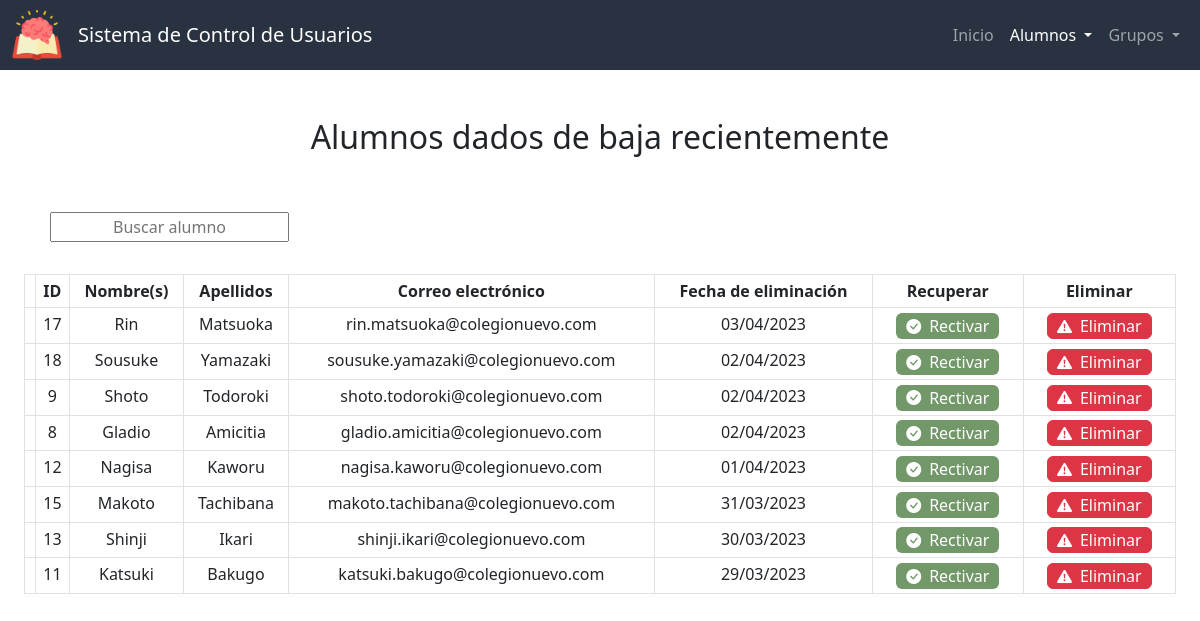
The page /bajas_alumnos on the database as committed earlier.
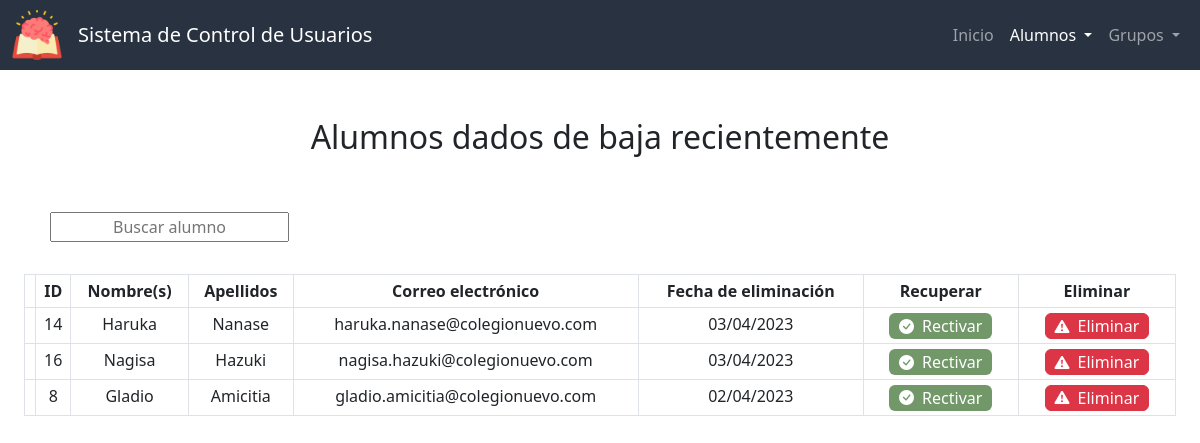
The same page on the database as committed later.
### app.py (models this page shows, shortened)
class Alumnos(db.Model):
    id = db.Column(db.Integer, primary_key=True)
    nombre = db.Column(db.String(50), nullable=False)
    apellidos = db.Column(db.String(50), nullable=False)
    correo = db.Column(db.String(50), nullable=False, unique=True)
    estado = db.Column(db.Integer, nullable=False, default=0) # 0 - activo, 1 - suspendido, 2 - baja
    fecha_de_creacion = db.Column(db.DateTime, nullable=False, default=datetime.now)

### app.py (the view)
@app.route("/bajas_alumnos")
def bajas_alumnos():
    subconsulta = db.session.query(CambiosEstado.id_alumno, db.func.max(CambiosEstado.fecha).label('max_fecha'))\
                        .filter(CambiosEstado.estado_nuevo == 2)\
                        .group_by(CambiosEstado.id_alumno)\
                        .subquery()
    lista = db.session.query(Alumnos, CambiosEstado.fecha.label('fecha_de_eliminacion'))\
                  .join(subconsulta, Alumnos.id == subconsulta.c.id_alumno)\
                  .join(CambiosEstado, db.and_(CambiosEstado.id_alumno == subconsulta.c.id_alumno, CambiosEstado.fecha == subconsulta.c.max_fecha))\
                  .filter(Alumnos.estado == 2)\
                  .order_by(subconsulta.c.max_fecha.desc())\
                  .all()
    return render_template("bajas_alumnos.html", active="Bajas alumnos", lista=lista)

### templates/bajas_alumnos.html (shortened to what this page needs)
{% extends "layout.html" %}
{% block scripts %}
    <link href="https://unpkg.com/bootstrap-table@1.21.3/dist/bootstrap-table.min.css" rel="stylesheet">
{% endblock %}
{% block main %}
    <h2 class="mb-5">Alumnos dados de baja recientemente</h2>
    <div class="container-sm text-start">
        <div class="d-flex justify-content-between">
            <div class="p-2">
                <input autocomplete="off" autofocus id="buscar" placeholder="Buscar alumno" type="text">
            </div>
        </div>
    </div>
    <br>
    <div id="alumnos-div" class="container-fluid">
        <table id="tabla-alumnos" class="table table-hover table-bordered table-sm"
        data-search="true" data-search-accent-neutralise="true" data-search-selector="#buscar"
        data-show-columns="true" data-show-columns-toggle-all="true"
        data-show-pagination-switch="true" data-show-toggle="true" data-show-fullscreen="true"
        data-buttons-class="" data-locale="es-MX" data-visible-search="true"
        data-page-list="[10, 25, 50, 100, All]" data-select-item-name="selectedItems">
            <thead id="thead" class="color-primario">
                <tr>
                    <th data-field="state" data-checkbox="true"></th>
                    <th data-sortable="true" scope="col" data-visible="false" >ID</th>
                    <th data-sortable="true" scope="col">Nombre(s)</th>
                    <th data-sortable="true" scope="col">Apellidos</th>
                    <th data-sortable="true" scope="col">Correo electrónico</th>
                    <th data-sortable="true" scope="col">Fecha de eliminación</th>
                    <th>Recuperar</th>
                    <th>Eliminar</th>
                </tr>
            </thead>
            <tbody id="tbody">
                {% for i in lista %}
                    <tr>
                        <td></td>
                        <td>{{ i.Alumnos.id }}</td>
                        <td >{{ i.Alumnos.nombre }}</td>
                        <td>{{ i.Alumnos.apellidos }}</td>
                        <td>{{ i.Alumnos.correo }}</td>
                        <td>{{ i.fecha_de_eliminacion.strftime('%d/%m/%Y') }}</td>
                        <td>
                            <form action="/suspender_alumno" method="post">
                                <button type="submit" class="edit btn verde" title="Rectivar alumno"><i class="bi-small bi bi-check-circle-fill mx-1"></i><span class="mx-1 no-movil">Rectivar</span></button>
                            </form>
                        </td>
                        <td>
                            <form id="form-eliminar-usuario" action="/eliminar_permanentemente" method="post">
                                <button type="button" class="edit btn btn-danger" title="Eliminar permanentemente" onclick="confirmarEliminarUsuario({{ i.Alumnos.id }}, '{{ i.Alumnos.nombre }}', '{{ i.Alumnos.apellidos }}')"><i class="bi-small bi bi-exclamation-triangle-fill mx-1"></i><span class="mx-1 no-movil">Eliminar</span></button>
                            </form>
                        </td>
                    </tr>
                {% endfor %}
            </tbody>
        </table>
    </div>
{% endblock %}

Rows that differ between the two databases and show on the page:
no longer on this page (row edited): Alumnos: Alumnos.id "17", Alumnos.nombre "Rin", Alumnos.apellidos "Matsuoka", Alumnos.correo "rin.matsuoka@colegionuevo.com", fecha_de_eliminacion "03/04/2023"
no longer on this page (row edited): Alumnos: Alumnos.id "18", Alumnos.nombre "Sousuke", Alumnos.apellidos "Yamazaki", Alumnos.correo "sousuke.yamazaki@colegionuevo.com", fecha_de_eliminacion "02/04/2023"
removed Alumnos: Alumnos.id "9", Alumnos.nombre "Shoto", Alumnos.apellidos "Todoroki", Alumnos.correo "shoto.todoroki@colegionuevo.com", fecha_de_eliminacion "02/04/2023"
removed Alumnos: Alumnos.id "12", Alumnos.nombre "Nagisa", Alumnos.apellidos "Kaworu", Alumnos.correo "nagisa.kaworu@colegionuevo.com", fecha_de_eliminacion "01/04/2023"
removed Alumnos: Alumnos.id "15", Alumnos.nombre "Makoto", Alumnos.apellidos "Tachibana", Alumnos.correo "makoto.tachibana@colegionuevo.com", fecha_de_eliminacion "31/03/2023"
no longer on this page (row edited): Alumnos: Alumnos.id "13", Alumnos.nombre "Shinji", Alumnos.apellidos "Ikari", Alumnos.correo "shinji.ikari@colegionuevo.com", fecha_de_eliminacion "30/03/2023"
no longer on this page (row edited): Alumnos: Alumnos.id "11", Alumnos.nombre "Katsuki", Alumnos.apellidos "Bakugo", Alumnos.correo "katsuki.bakugo@colegionuevo.com", fecha_de_eliminacion "29/03/2023"
now on this page (row edited): Alumnos: Alumnos.id "14", Alumnos.nombre "Haruka", Alumnos.apellidos "Nanase", Alumnos.correo "haruka.nanase@colegionuevo.com", fecha_de_eliminacion "03/04/2023"
now on this page (row edited): Alumnos: Alumnos.id "16", Alumnos.nombre "Nagisa", Alumnos.apellidos "Hazuki", Alumnos.correo "nagisa.hazuki@colegionuevo.com", fecha_de_eliminacion "03/04/2023"
